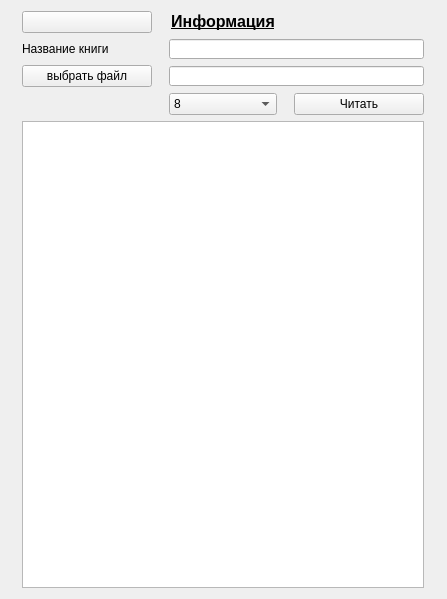
<?xml version="1.0" encoding="UTF-8"?>
<ui version="4.0">
 <class>Form</class>
 <widget class="QWidget" name="Form">
  <property name="geometry">
   <rect>
    <x>0</x>
    <y>0</y>
    <width>447</width>
    <height>599</height>
   </rect>
  </property>
  <property name="windowTitle">
   <string>Продолжить чтение</string>
  </property>
  <layout class="QGridLayout" name="gridLayout">
   <item row="0" column="0">
    <widget class="QPushButton" name="pushButton">
     <property name="text">
      <string/>
     </property>
    </widget>
   </item>
   <item row="0" column="1">
    <widget class="QLabel" name="label_3">
     <property name="maximumSize">
      <size>
       <width>108</width>
       <height>19</height>
      </size>
     </property>
     <property name="text">
      <string>&lt;html&gt;&lt;head/&gt;&lt;body&gt;&lt;p align=&quot;center&quot;&gt;&lt;span style=&quot; font-size:12pt; font-weight:600; text-decoration: underline;&quot;&gt;Информация&lt;/span&gt;&lt;/p&gt;&lt;/body&gt;&lt;/html&gt;</string>
     </property>
    </widget>
   </item>
   <item row="1" column="0">
    <widget class="QLabel" name="label">
     <property name="maximumSize">
      <size>
       <width>130</width>
       <height>16</height>
      </size>
     </property>
     <property name="text">
      <string>Название книги</string>
     </property>
    </widget>
   </item>
   <item row="1" column="1" colspan="2">
    <widget class="QLineEdit" name="titleedt">
     <property name="maximumSize">
      <size>
       <width>300</width>
       <height>20</height>
      </size>
     </property>
    </widget>
   </item>
   <item row="2" column="0">
    <widget class="QPushButton" name="openfbtn">
     <property name="maximumSize">
      <size>
       <width>130</width>
       <height>23</height>
      </size>
     </property>
     <property name="text">
      <string>выбрать файл</string>
     </property>
    </widget>
   </item>
   <item row="2" column="1" colspan="2">
    <widget class="QLineEdit" name="fileedt">
     <property name="maximumSize">
      <size>
       <width>300</width>
       <height>20</height>
      </size>
     </property>
    </widget>
   </item>
   <item row="3" column="0">
    <widget class="QLabel" name="wronglbl">
     <property name="text">
      <string/>
     </property>
    </widget>
   </item>
   <item row="3" column="1">
    <widget class="QComboBox" name="comboBox">
     <property name="maximumSize">
      <size>
       <width>130</width>
       <height>23</height>
      </size>
     </property>
     <property name="whatsThis">
      <string>&lt;html&gt;&lt;head/&gt;&lt;body&gt;&lt;p align=&quot;center&quot;&gt;&lt;br/&gt;&lt;/p&gt;&lt;/body&gt;&lt;/html&gt;</string>
     </property>
     <item>
      <property name="text">
       <string>8</string>
      </property>
     </item>
     <item>
      <property name="text">
       <string>10</string>
      </property>
     </item>
     <item>
      <property name="text">
       <string>12</string>
      </property>
     </item>
     <item>
      <property name="text">
       <string>15</string>
      </property>
     </item>
     <item>
      <property name="text">
       <string>20</string>
      </property>
     </item>
     <item>
      <property name="text">
       <string>24</string>
      </property>
     </item>
     <item>
      <property name="text">
       <string>30</string>
      </property>
     </item>
    </widget>
   </item>
   <item row="3" column="2">
    <widget class="QPushButton" name="readbtn">
     <property name="maximumSize">
      <size>
       <width>130</width>
       <height>23</height>
      </size>
     </property>
     <property name="whatsThis">
      <string>&lt;html&gt;&lt;head/&gt;&lt;body&gt;&lt;p&gt;&lt;span style=&quot; font-size:11pt; font-weight:600;&quot;&gt;Чиать&lt;/span&gt;&lt;/p&gt;&lt;/body&gt;&lt;/html&gt;</string>
     </property>
     <property name="text">
      <string>Читать</string>
     </property>
    </widget>
   </item>
   <item row="4" column="0" colspan="3">
    <widget class="QPlainTextEdit" name="plainTextEdit"/>
   </item>
  </layout>
 </widget>
 <resources/>
 <connections/>
</ui>
